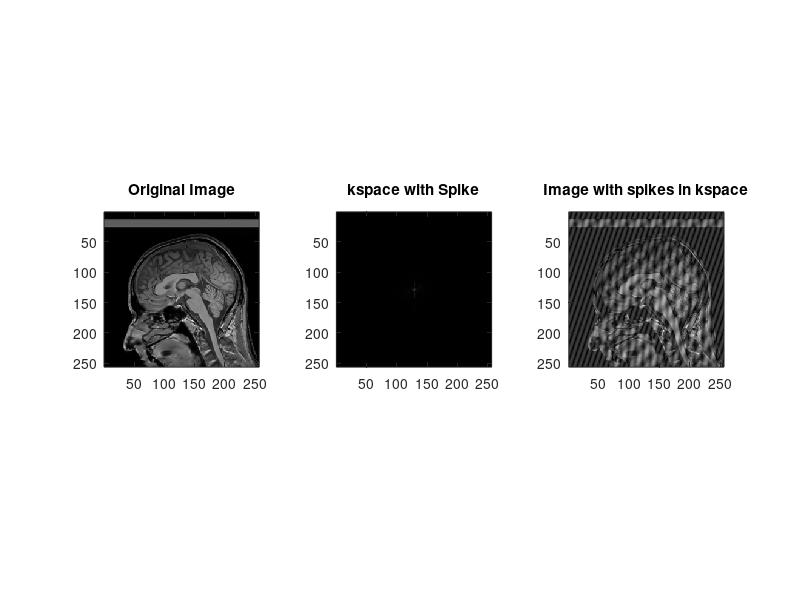

Write the MATLAB code that produced this figure.
clc;
clear;
clf;
load kspace;
whos;

[ydim, xdim] = size(kspace);
graymap = [0:1/255:1;0:1/255:1;0:1/255:1]';
subplot(1,2,1);
image(real(kspace),'CdataMapping','scaled');
axis square;
set(gcf,'Color','White');
colormap(graymap);
title('k-space real part');

subplot(1,2,2);
image(imag(kspace),'CdataMapping','scaled');
axis square;
title('k-space imaginary part');
%% Center of K-Space
Ymid = ydim/2;
Xmid = xdim/2;
kspace_center = kspace( Ymid-32:Ymid+31, Xmid-32:Xmid+31 );

subplot(1,2,1);
image(real(kspace_center),'CdataMapping','scaled');
axis square;
set(gcf,'Color','White');
colormap(graymap);
title('k-space real part');

subplot(1,2,2);
image(imag(kspace_center),'CdataMapping','scaled');
axis square;
title('k-space imaginary part');
%% The Image
clf;
ReconImage = ifftn(fftshift(kspace));

subplot(1,2,1);
image(abs(ReconImage), 'CdataMapping','direct');
axis image;
title('Reconstructed Image');
colormap(graymap);

% A lower resolution image
LR_image = ifftn(fftshift(kspace_center));
subplot(1,2,2);
image(abs(LR_image/64), 'CdataMapping','direct');
title('Low Resolution Image');
axis image;
%% Gaussian k-space 
% Create the gaussian
x=0:511;
SW = 32;
variance = (xdim/SW)^2;
g=repmat(exp(-(x-256).^2/variance),512,1);
Sen_map = g' .* g;

clf;
subplot(1,2,1);
image(abs(Sen_map),'CDataMapping','scaled');
title('Sensitivity Map');
axis image;
colormap(graymap);


Gaussian_kspace = Sen_map .* kspace;

Smoothed_image = ifftn(fftshift(Gaussian_kspace));

subplot(1,2,2);
image(abs(Smoothed_image), 'CdataMapping','scaled');
title('Smoothed Image');
axis image;

%% Higher variannce
SW = 2;
variance = (xdim/SW)^2;
g=repmat(exp(-(x-256).^2/variance),512,1);
Sen_map = g' .* g;

subplot(1,2,1);
image(abs(Sen_map),'CDataMapping','scaled');
title('Sensitivity Map');
axis image;
colormap(graymap);

Gaussian_kspace = Sen_map .* kspace;
Smoothed_image = ifftn(fftshift(Gaussian_kspace));

subplot(1,2,2);
image(abs(Smoothed_image), 'CdataMapping','scaled');
title('Less Smoothed Image');
axis image;

%% Construct high pass filter

SW = 2.5;
variance = (xdim/SW)^2;
g=repmat(exp(-(x-256).^2/variance),512,1);
Sen_map = g' .* g;

HP_map = fftshift(Sen_map);

subplot(1,2,1);
image(abs(HP_map),'CDataMapping','scaled');
title('Sensitivity Map');
axis image;
colormap(graymap);

HPkspace = HP_map .* kspace;
HighPassRecon = ifftn(fftshift(HPkspace));

subplot(1,2,2);
image(abs(HighPassRecon), 'CdataMapping','scaled');
title('High pass filtered image');
axis image;

%% Common artifacts

clear;
mygray = [0:1/255:1;0:1/255:1;0:1/255:1]';

load kspace;
kspaceC = kspace(129:384, 129:384);
clear kspace;
Spike = kspaceC;
Spike(120,120) = 1e7;
clf;

subplot(1,3,1);
imagesc(abs(ifftn(fftshift(kspaceC))));
colormap(mygray);
title('Original Image');
axis image;

subplot(1,3,2);
imagesc(abs(Spike));
title('kspace with Spike');
axis image;

subplot(1,3,3);
imagesc(abs(ifftn(fftshift(Spike))));
title('Image with spike in kspace');
axis image;

%% Two Spikes
subplot(1,3,1);
imagesc(abs(ifftn(fftshift(kspaceC))));
colormap(mygray);
title('Original Image');
axis image;

Spike(130,150) = 1e7;
subplot(1,3,2);
imagesc((abs(Spike)));
title('kspace with Spike');
axis image;

subplot(1,3,3);
imagesc(abs(ifftn(Spike)));
title('Image with spikes in kspace');
axis image;
